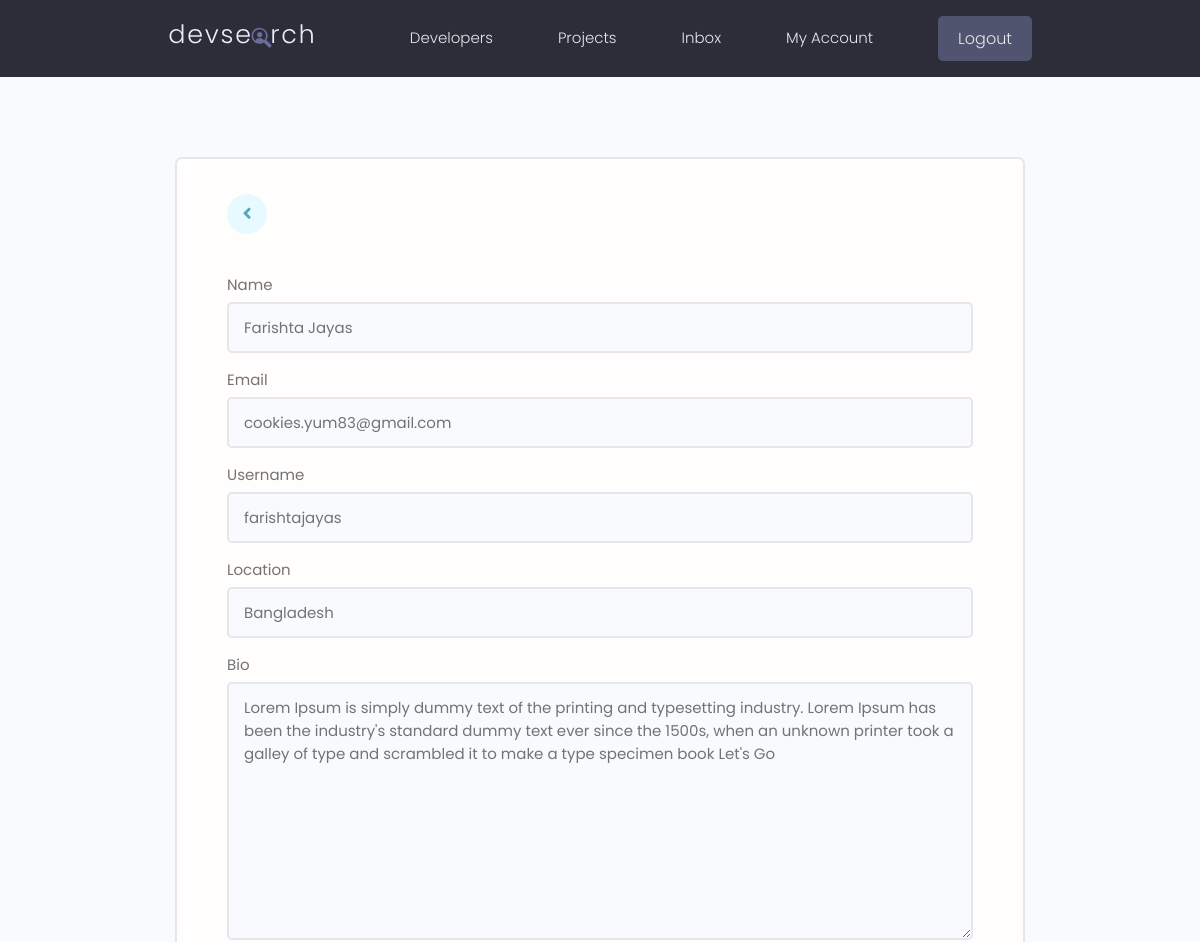
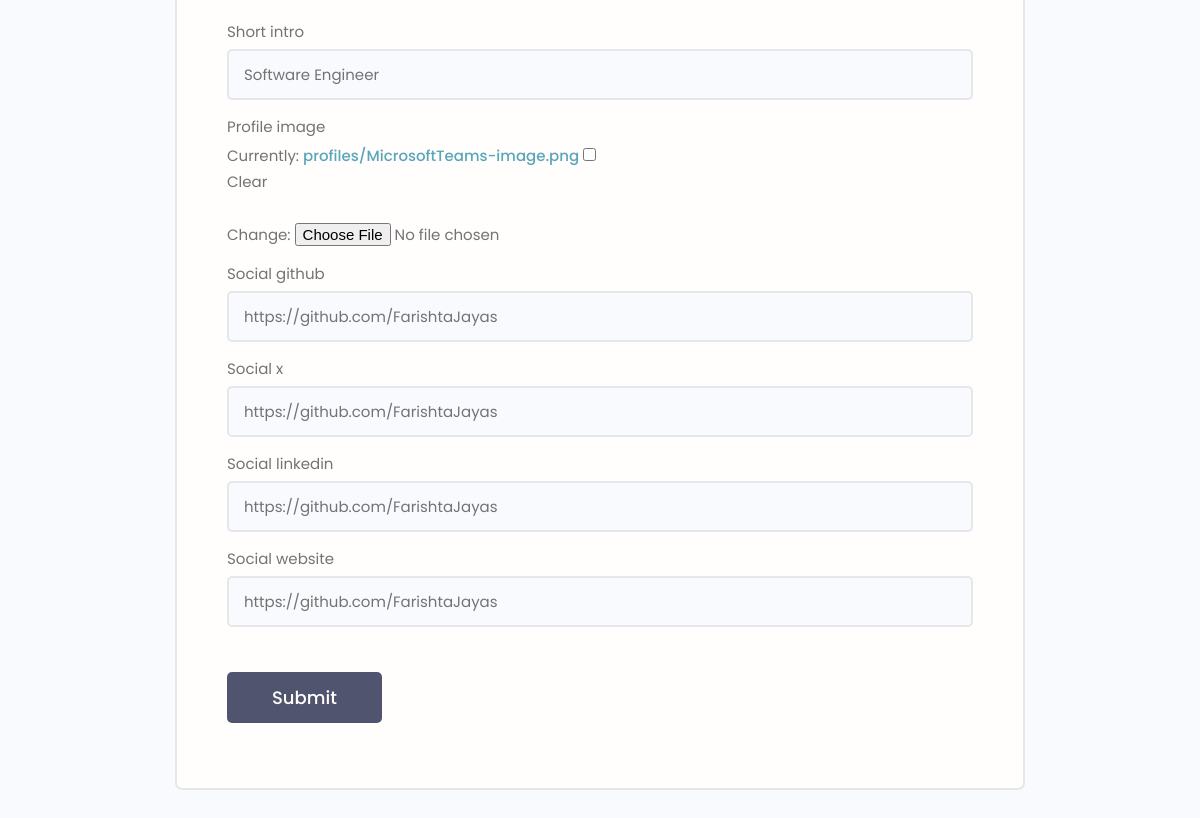
The page /edit-account/ (signed in) on the database its author committed (2 pictures, top to bottom).
### users/models.py (models this page shows, shortened)
class Profile(models.Model):
    id = models.UUIDField(default=uuid.uuid4, unique=True,
                          editable=False, primary_key=True)
    user = models.OneToOneField(
        User, on_delete=models.CASCADE, null=True, blank=True)
    name = models.CharField(max_length=250, blank=True, null=True)
    username = models.CharField(max_length=250, blank=True, null=True)
    location = models.CharField(max_length=250, blank=True, null=True)
    email = models.EmailField(max_length=500, blank=True, null=True)
    short_intro = models.CharField(max_length=500, blank=True, null=True)
    bio = models.TextField(blank=True, null=True)
    profile_image = models.ImageField(
        null=True, blank=True, upload_to='profiles/', default='profiles/user-default.png')
    social_github = models.CharField(max_length=250, blank=True, null=True)
    social_x = models.CharField(max_length=250, blank=True, null=True)
    social_linkedin = models.CharField(max_length=250, blank=True, null=True)
    social_website = models.CharField(max_length=250, blank=True, null=True)
    created = models.DateField(auto_now_add=True)

### users/views.py (the view)
# urls.py: path('edit-account/', editAccount, name='edit-account'),
@login_required(login_url='login')
def editAccount(request):
    profile = request.user.profile
    form = ProfileForm(instance=profile)
    if request.method == 'POST':
        form = ProfileForm(request.POST, request.FILES, instance=profile)
        if form.is_valid():
            form.save()
            return redirect('account')
    context = {'form': form}
    return render(request, 'users/profile_form.html', context)

### users/forms.py
class ProfileForm(ModelForm):
    class Meta:
        model = Profile
        fields = ['name', 'email', 'username', 'location',
                  'bio', 'short_intro', 'profile_image', 'social_github',
                  'social_x', 'social_linkedin', 'social_website']
    def __init__(self, *args, **kwargs):
        super(ProfileForm, self).__init__(*args, **kwargs)
        for name, field in self.fields.items():
            field.widget.attrs.update({'class': 'input'})

### users/templates/users/profile_form.html (shortened to what this page needs)
{% extends "main.html" %}
{% block content %}
    <main class="formPage my-xl">
        <div class="content-box">
            <div class="formWrapper">
                <a class="backButton" href="{% url 'account' %}"><i class="fa fa-angle-left"></i></a>
                <br>
                <form class="form" method="POST" action="{% url 'edit-account' %}" enctype="multipart/form-data">
                    {% for field in form %}
                    <div class="form__field">
                        <label for="formInput#text">{{field.label}}</label>
                        {{field}}
                    </div>
                    {% endfor %}
                    <input class="btn btn--sub btn--lg  my-md" type="submit" value="Submit" />
                </form>
            </div>
        </div>
    </main>
{% endblock %}

### static/styles/app.css (style rules this page uses)
:root { --color-sub: #2d2d39; }
.btn--sub { background-color: var(--color-sub-light); }
.content-box { width: 95%; max-width: 85rem; margin: 0 auto; }
.backButton { background: var(--color-main-light); color: var(--color-main); width: 4rem; height: 4rem; display: flex; align-items: center; justify-content: center; border-radius: 50%; }
.backButton i { font-size: 1.8rem; }
.formPage .formWrapper { list-style: none; background: var(--color-white); padding: 3.5rem 5rem; border: 2px solid var(--color-light); border-radius: 0.7rem; }

### static/uikit/styles/modules/_variables.css (style rules this page uses)
:root { --color-main: #5aa5b9; --color-main-light: #e6faff; --color-sub: #3f4156; --color-sub-light: #51546e; --color-sub-lighter: #ededfd; --color-text: #737373; --color-gray: #8b8b8b; --color-light: #e5e7eb; --color-light-gray: #767676; --color-bg: #f8fafd; --color-white: #fffefd; --color-white-light: #f3f3f3; --color-success: #359e64; --color-success-bg: #def8e8; --color-error: #fc4b0b; --color-error-bg: #fff2ee; --font-base: 'Poppins', arial, helvetica, 'Segoe UI', roboto, ubuntu, sans-serif; --font-monospace: 'Fira Code', 'Courier New', courier, monospace; --font-regular: 300; --font-medium: 500; --font-bold: 700; --generic-shadow: 1px 1px 5px #00000010; --generic-transition: all 0.3s ease-in-out; }

### static/uikit/styles/modules/_base.css (style rules this page uses)
* { margin: 0; padding: 0; box-sizing: border-box; text-rendering: optimizeLegibility; color: inherit; font-size: inherit; }
html { font-size: 50%; }
@media only screen and (min-width: 480px) { html { font-size: 56.25%; } }
@media only screen and (min-width: 1200px) { html { font-size: 62.5%; } }
body { line-height: 1.6; font-weight: 400; font-size: 1.5rem; color: var(--color-text); background-color: var(--color-bg); min-height: 100vh; }

### static/uikit/styles/modules/_typography.css (style rules this page uses)
* { font-family: var(--font-base); }
a { padding-bottom: 2px; text-decoration: none; display: inline-block; color: var(--color-main); font-weight: var(--font-medium); }

### static/uikit/styles/modules/_utilities.css (style rules this page uses)
.my-md { margin: 3rem auto; }
.my-xl { margin: 8rem auto; }

### static/uikit/styles/modules/_button.css (style rules this page uses)
.btn { display: inline-block; position: relative; cursor: pointer; background-color: var(--color-light); font-weight: var(--font-medium); color: var(--color-sub); text-decoration: none; padding: 1rem 2rem; border-radius: 0.5rem; border: none; width: -webkit-fit-content; width: -moz-fit-content; width: fit-content; height: -webkit-fit-content; height: -moz-fit-content; height: fit-content; font-size: 1.6rem; outline-width: 0; outline-color: transparent; -webkit-backface-visibility: hidden; backface-visibility: hidden; transition: all 0.3s ease-in-out; }
.btn--sub { background-color: var(--color-sub); color: var(--color-white); }
.btn--lg { font-size: 1.8rem; padding: 1.2rem 4.5rem; }

### static/uikit/styles/modules/_form.css (style rules this page uses)
.form { display: block; }
.form__field { margin-top: 1.5rem; margin-bottom: 1.5rem; }
.form__label, .form__field > label { display: block; margin-bottom: 0.5rem; color: var(--color-text); }
input.input[type='text'], input.input[type='email'], input.input[type='password'], input.input[type='number'], textarea.input { min-width: 24rem; width: 100%; padding: 1.2rem 1.5rem; border-radius: 0.5rem; border: 2px solid var(--color-light); transition: all 0.3s ease-in-out; background-color: var(--color-bg); }

### rows shown on the page
Profile: form "Farishta Jayas" "cookies.yum83@gmail.com" "farishtajayas" "Bangladesh" "Lorem Ipsum is simply dummy text of the printing and typesetting industry. Lorem Ipsum has been the industry's standard dummy text ever since the 1500s, when an unknown printer took a galley of type and scrambled it to make a type specimen book Let's Go" "Software Engineer" "https://github.com/FarishtaJayas" "https://github.com/FarishtaJayas" "https://github.com/FarishtaJayas" "https://github.com/FarishtaJayas"

### other values the page prints
{{ field.label }} "Name" "Email" "Username" "Location" "Bio" "Short intro" "Profile image" "Social github" "Social x" "Social linkedin" "Social website"
